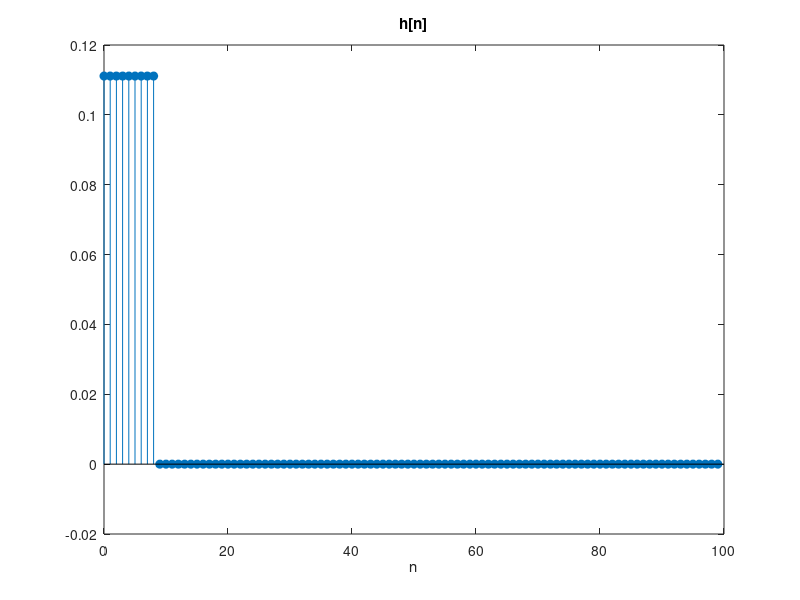
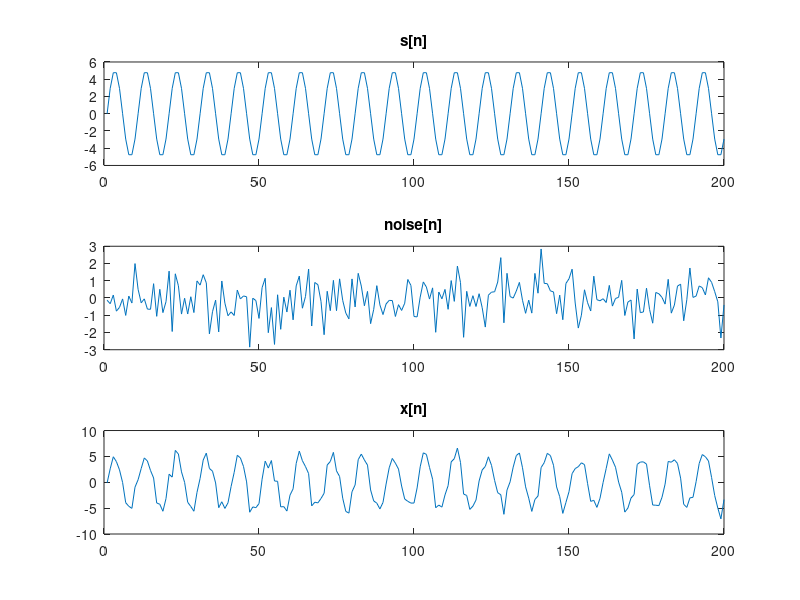
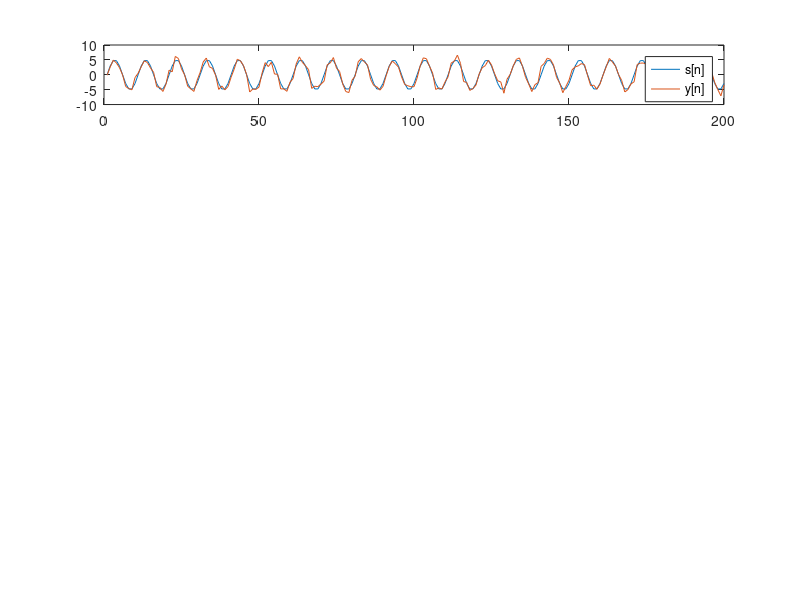

Reproduce these figures in MATLAB, in order. (Note: this script raises an error after producing the figures.)
% a. Tim DUXDV cua bo loc trung binh truot M diem
% b. Sinh tin hieu sin s[n] lan voi nhieu trang w[n] theo x = s + w
% c. Loc tin hieu x (thu duoc y) va tim M de RMSE(s,y) la nho nhat
clc; clf;
% cau a
M = 9;              % bac cua bo loc
N = 200;           % do dai cua tin hieu
b = 1/M*ones(1,M);  % vecto he so b = [1/M, 1/M, ..., 1/M]
a = 1;              % vecto he so a = [1]
h = impz(b,a,100);   % tim h[n]
figure(1);
stem((0:length(h)-1),h,'fill');
title('h[n]');
xlabel('n');
% cau b
n = 0:N-1;              % vecto thoi gian roi rac 
s = 5*sin(2*pi*1/10*n); % s[n]
noise = randn(1,N);     % nhieu trang
x = s + noise;          % x[n]
figure(2); % ve 3 do thi s[n], w[n] & y[n]
subplot(3,1,1);
plot(s);
title('s[n]');
subplot(3,1,2);
plot(noise);
title('noise[n]');
subplot(3,1,3);
plot(x);
title('x[n]');
% cau c
v = [1 3 5 7 9];        % cac gia tri bac cua bo loc
figure(3);
for i = 1:length(v)
   M = v(i);            % bac cua bo loc
   b = 1/M*ones(1,M);   % vecto hs b thay doi theo M
   y = filter(b,a,x);   % tim y[n]
   y = [y(1+(M-1)/2:end), zeros(1,(M-1)/2)];  % tien y[n] (M-1)/2 mau de bu tre pha
   hieu = y-s;          % vector loi cua y va s
   hieu2 = hieu.*hieu;  % vector loi binh phuong
   sse = sum(hieu2);    % tong loi binh phuong
   rmse = sqrt(1/N*sse);  % RMSE(y,s)
   % ve do thi va xuat ket qua
   subplot(length(v),1,i); % do thi thu i
   plot(s); hold on; plot(y); % xep chong 2 do thi s[n] & y[n]
   legend('s[n]','y[n]');
   title('M = ' + string(M) + ', RMSE = ' + string(rmse));
   fprintf('M = %d, RMSE = %.2f\n', M, rmse);
end